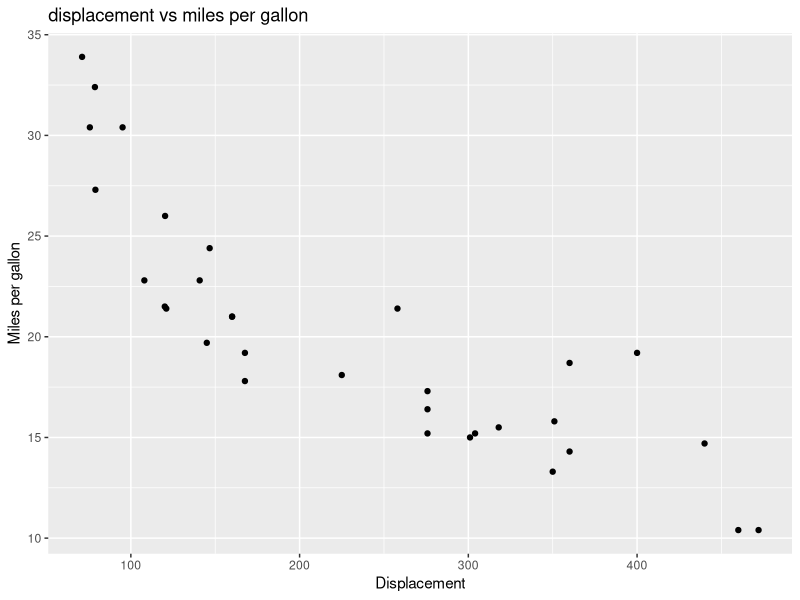
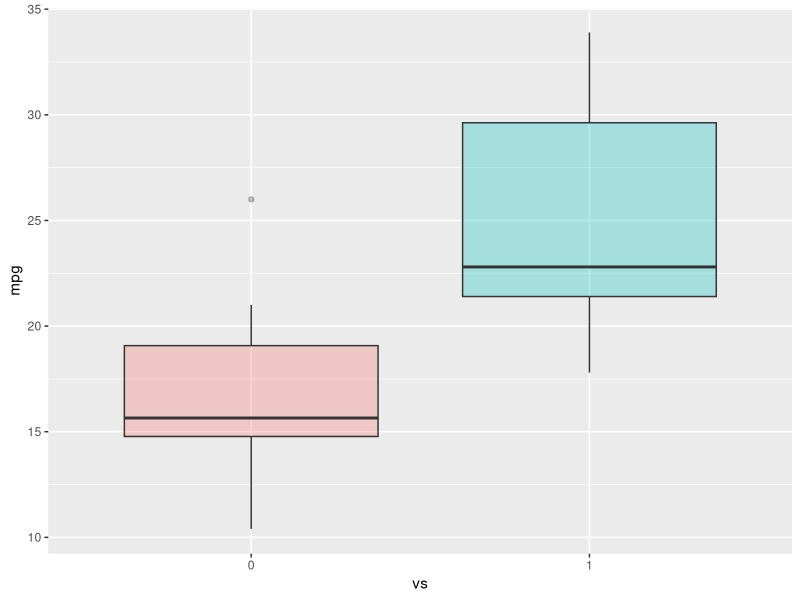
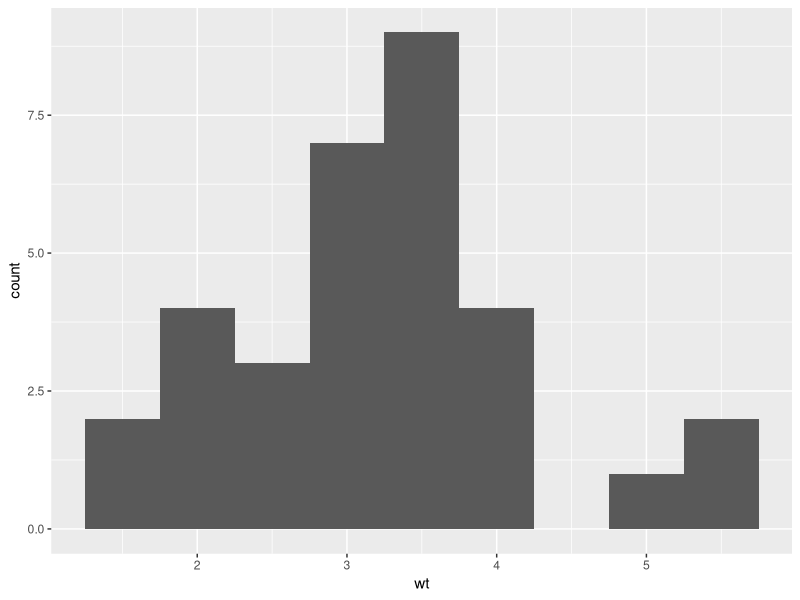

These charts were generated, in order, by the following R code:
#to install ggplot package run install.packages("ggplot2") in the console or use the Packages tab

# importing packages: datasets, ggplot2
library(datasets)
library(ggplot2)

#uploading mtcars dataset
data("mtcars")

#visualizing dataset
View(mtcars)

#view first 5 rows
head(mtcars, 5)

#create scatterplot of displacement (disp) and miles per gallon (mpg)
ggplot(aes(x=disp, y=mpg), data=mtcars)+
  geom_point()+
  ggtitle("displacement vs miles per gallon")+
  labs(x = "Displacement", y= "Miles per gallon")

#make vs attribute a factor
mtcars$vs <- as.factor(mtcars$vs)

#create a box plot of the distribution for v-shaped (vs=0) and straight (vs=1) engine 
ggplot(aes(x=vs, y=mpg, fill = vs), data = mtcars)+
  geom_boxplot(alpha=0.3)+ 
  theme(legend.position = "none")

#histogram of weight wt
ggplot(aes(x=wt), data=mtcars)+
  geom_histogram(binwidth = 0.5)